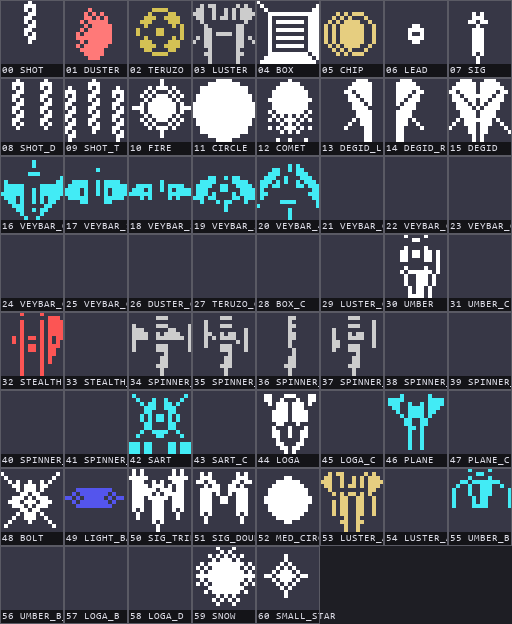
#> input picture docs/asset-grids/objs_grid.png, 512 x 624 px, given in place of objs.png, which was not available
$ python extract_asset_grids.py
#> lines starting #> are read from the running program, lines starting #| are printed output that depends on the picture; pictures that were not available may be replaced by others from this repository, and a replacement may not be noted
from PIL import Image, ImageDraw, ImageFont
from pathlib import Path

root = Path(r"C:\Users\Filipe\GitRepos\zanac-md")
out = root / "docs" / "asset-grids"
out.mkdir(parents=True, exist_ok=True)
frames_dir = out / "objs_frames"
frames_dir.mkdir(exist_ok=True)
ship_frames = out / "ship_frames"
ship_frames.mkdir(exist_ok=True)

NAMES = {
0:"SHOT",1:"DUSTER",2:"TERUZO",3:"LUSTER",4:"BOX",5:"CHIP",6:"LEAD",7:"SIG",
8:"SHOT_D",9:"SHOT_T",10:"FIRE",11:"CIRCLE",12:"COMET",13:"DEGID_L",14:"DEGID_R",15:"DEGID",
16:"VEYBAR_0",17:"VEYBAR_1",18:"VEYBAR_2",19:"VEYBAR_3",20:"VEYBAR_4",
21:"VEYBAR_C0",22:"VEYBAR_C1",23:"VEYBAR_C2",24:"VEYBAR_C3",25:"VEYBAR_C4",
26:"DUSTER_C",27:"TERUZO_C",28:"BOX_C",29:"LUSTER_C",30:"UMBER",31:"UMBER_C",
32:"STEALTH",33:"STEALTH_C",34:"SPINNER_0",35:"SPINNER_1",36:"SPINNER_2",37:"SPINNER_3",
38:"SPINNER_C0",39:"SPINNER_C1",40:"SPINNER_C2",41:"SPINNER_C3",
42:"SART",43:"SART_C",44:"LOGA",45:"LOGA_C",46:"PLANE",47:"PLANE_C",
48:"BOLT",49:"LIGHT_BAR",50:"SIG_TRIPLE",51:"SIG_DOUBLE",52:"MED_CIRCLE",
53:"LUSTER_A",54:"LUSTER_A_C",55:"UMBER_B",56:"UMBER_B_C",57:"LOGA_B",58:"LOGA_D",
59:"SNOW",60:"SMALL_STAR",
}

def nearest_font(size):
    for p in [
        r"C:\Windows\Fonts\consola.ttf",
        r"C:\Windows\Fonts\cour.ttf",
        r"C:\Windows\Fonts\arial.ttf",
    ]:
        if Path(p).exists():
            return ImageFont.truetype(p, size)
    return ImageFont.load_default()

def sheet_grid(src_path, cell_w, cell_h, cols, label_h, scale, names, out_path, save_frames_dir=None):
#> called with cell_w = 16, cell_h = 16, cols = 8, label_h = 14, scale = 4
    src = Image.open(src_path).convert("RGBA")
#> src is the input picture: PIL image 512x624 RGBA; mean R, G, B, A 75.1, 77.8, 88.1, 255
    n = src.width // cell_w
#> n = 32
    rows = (n + cols - 1) // cols
#> rows = 4
    cell_draw_w = cell_w * scale
    cell_draw_h = cell_h * scale + label_h
    grid = Image.new("RGBA", (cols * cell_draw_w, rows * cell_draw_h), (30, 30, 36, 255))
    draw = ImageDraw.Draw(grid)
    font = nearest_font(max(10, label_h - 4))
    for i in range(n):
        r = i // cols
        c = i % cols
        x0 = c * cell_draw_w
        y0 = r * cell_draw_h
        tile = src.crop((i * cell_w, 0, (i + 1) * cell_w, cell_h))
        if save_frames_dir is not None:
            name = names.get(i, f"F{i:02d}")
            save_frames_dir.mkdir(parents=True, exist_ok=True)
            tile.resize((cell_w * 4, cell_h * 4), Image.NEAREST).save(save_frames_dir / f"{i:02d}_{name}.png")
        big = tile.resize((cell_draw_w, cell_h * scale), Image.NEAREST)
        for yy in range(0, cell_h * scale, 8):
            for xx in range(0, cell_draw_w, 8):
                col = (60, 60, 70, 255) if ((xx // 8) + (yy // 8)) % 2 == 0 else (45, 45, 55, 255)
                draw.rectangle([x0 + xx, y0 + yy, x0 + xx + 7, y0 + yy + 7], fill=col)
        grid.paste(big, (x0, y0), big)
        label = f"{i:02d} {names.get(i, '')}"
        draw.rectangle([x0, y0 + cell_h * scale, x0 + cell_draw_w - 1, y0 + cell_draw_h - 1], fill=(20, 20, 24, 255))
        draw.text((x0 + 2, y0 + cell_h * scale + 1), label[:18], fill=(220, 220, 230, 255), font=font)
        draw.rectangle([x0, y0, x0 + cell_draw_w - 1, y0 + cell_draw_h - 1], outline=(90, 90, 100, 255))
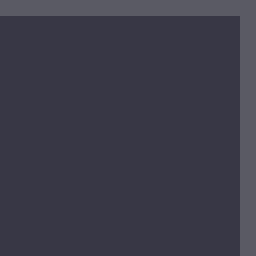
#> big: PIL image 64x64 RGBA (shown 4 times larger); mean R, G, B, A 59.2, 59.2, 73.6, 255
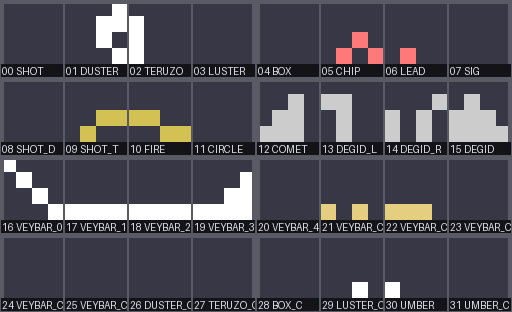
#> grid: PIL image 512x312 RGBA; mean R, G, B, A 76.2, 75, 84.4, 255
    grid.save(out_path)
    print("wrote", out_path, "frames", n)
#| wrote C:\Users\Filipe\GitRepos\zanac-md/docs/asset-grids/objs_grid.png frames 32

sheet_grid(root / "res/sprites/objs.png", 16, 16, 8, 14, 4, NAMES, out / "objs_grid.png", frames_dir)
sheet_grid(root / "res/sprites/ship.png", 16, 16, 4, 14, 8, {0: "SHIP_0", 1: "SHIP_1"}, out / "ship_grid.png", ship_frames)
#> call 2 of sheet_grid, with cell_w = 16, cell_h = 16, cols = 4, label_h = 14, scale = 8
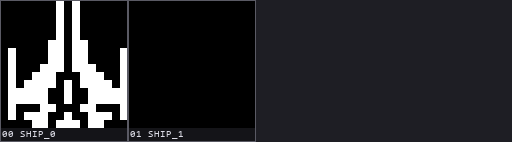
#> input picture docs/asset-grids/ship_grid.png, 512 x 142 px, given in place of ship.png, which was not available
#> in sheet_grid, src is the input picture: PIL image 512x142 RGBA; mean R, G, B, A 39.2, 39.2, 42.6, 255
#> in sheet_grid (call 2), `grid = Image.new("RGBA", (cols * cell_draw_w, rows * cell_draw_h), (30..`:
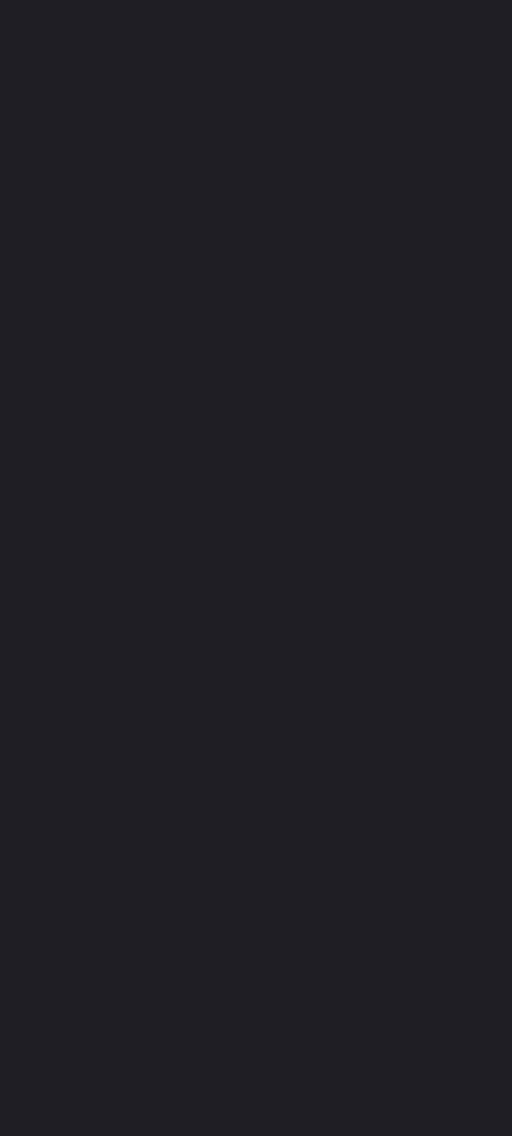
#> grid: PIL image 512x1136 RGBA; mean R, G, B, A 30, 30, 36, 255
#> after the loop in sheet_grid (call 2), `for i in range(n):`:
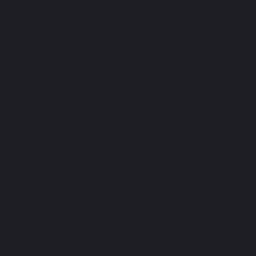
#> big: PIL image 128x128 RGBA (shown 2 times larger); mean R, G, B, A 30, 30, 36, 255
#> after the loop in sheet_grid (call 2), `for i in range(n):`:
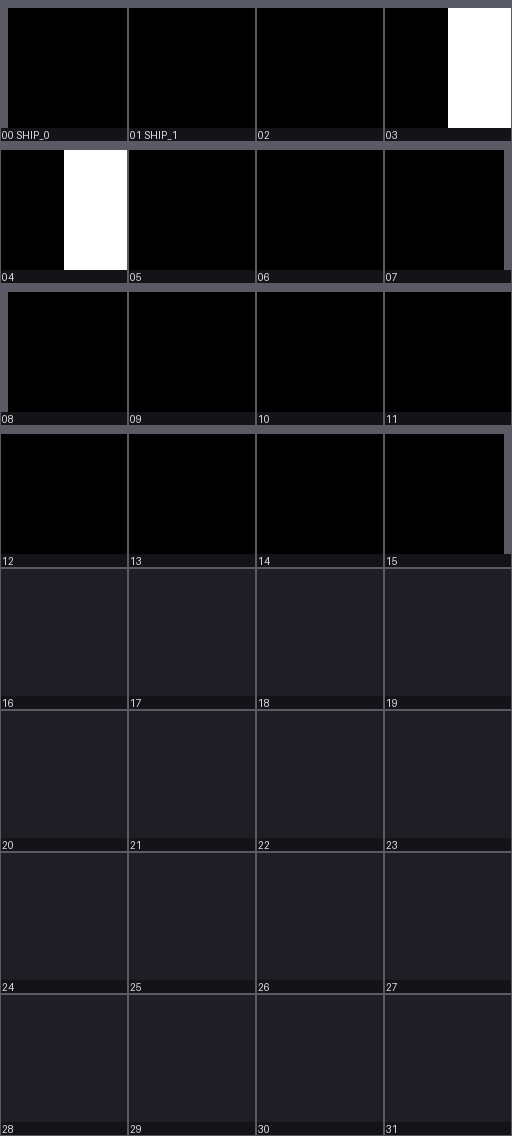
#> grid: PIL image 512x1136 RGBA; mean R, G, B, A 27.3, 27.3, 31, 255
#| wrote C:\Users\Filipe\GitRepos\zanac-md/docs/asset-grids/ship_grid.png frames 32

ship = Image.open(root / "res/sprites/ship.png").convert("RGBA")
ship.resize((ship.width * 8, ship.height * 8), Image.NEAREST).save(out / "ship_full_x8.png")
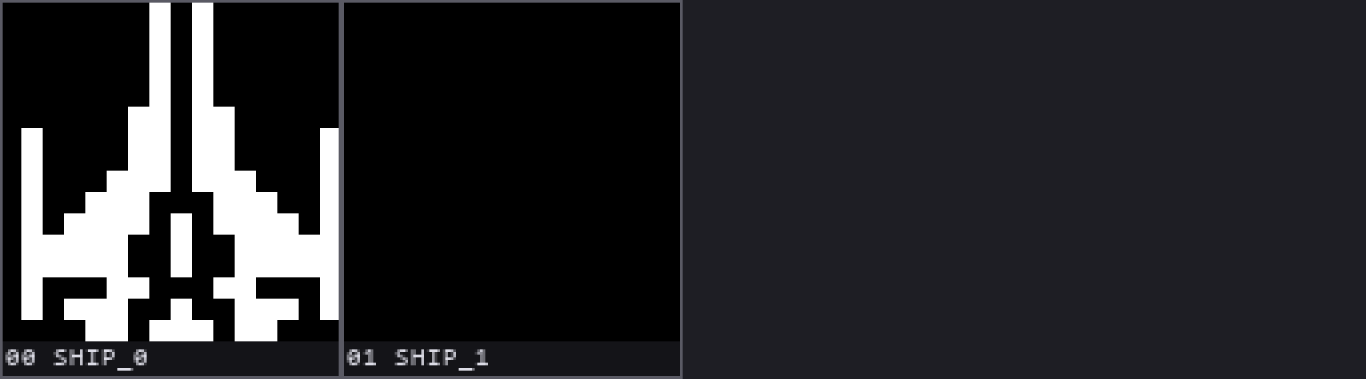
#> saved as ship_full_x8.png: PIL image 4096x1136 RGBA (shown at 1/3 size); mean R, G, B, A 39.2, 39.2, 42.6, 255

extras = [
    "res/hud_zanac_md.png",
    "res/title_zanac.png",
    "res/title_mdmark.png",
    "res/title_logo.png",
    "res/title_md_logo.png",
]
for rel in extras:
    p = root / rel
    if not p.exists():
        continue
    im = Image.open(p).convert("RGBA")
    sc = 4 if max(im.size) < 200 else 2
    big = im.resize((im.width * sc, im.height * sc), Image.NEAREST)
    canvas = Image.new("RGBA", (big.width + 2, big.height + 2), (30, 30, 36, 255))
    canvas.paste(big, (1, 1), big)
    d = ImageDraw.Draw(canvas)
    d.rectangle([0, 0, canvas.width - 1, canvas.height - 1], outline=(120, 120, 130, 255))
    canvas.save(out / f"{p.stem}_x{sc}.png")
    print("wrote", p.stem)

#> (the run stopped early here; a loop or call above may not have finished)
